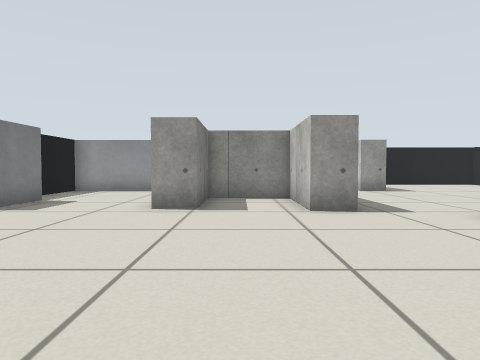
[1] (above)

17 first-person views from a walk through a Gazebo world. The camera is 0.45 m above the floor, tilts 2° down and sees 70° across. The floor is counted in squares, 0.5 m on a side. Each view is taken from the middle of a square. On the plan, view 1 faces up. The plan holds only what a view shows up to about 12 squares ahead; the rest is blank. Robots are left out. Gazebo's built-in surfaces are drawn with simple patterns. Surface patterns are stand-ins for the level's own textures.

[2]
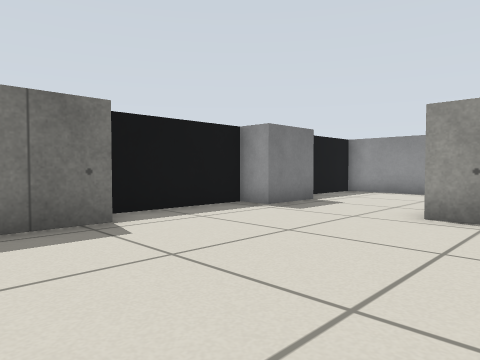

[3]
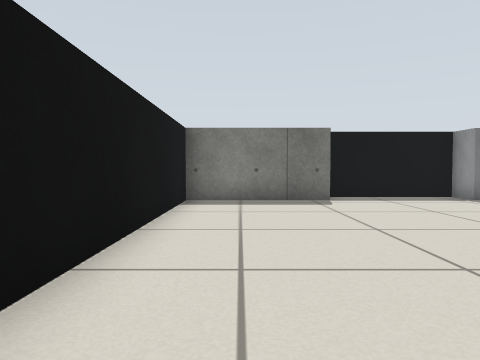

[4]
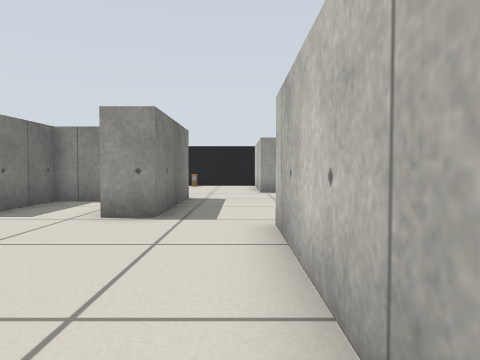

[5]
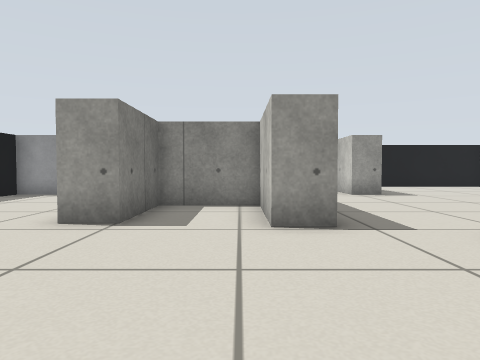

[6]
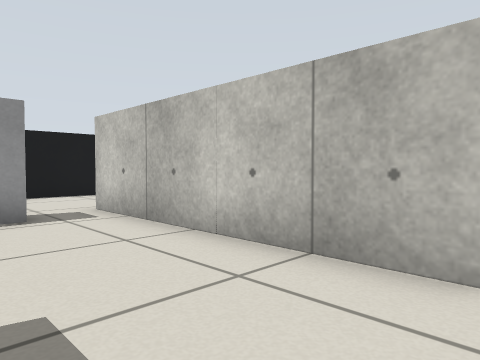

[7]
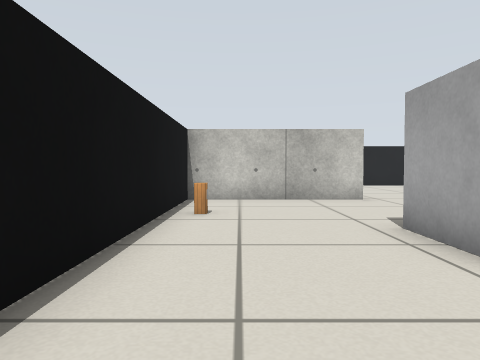

[8]
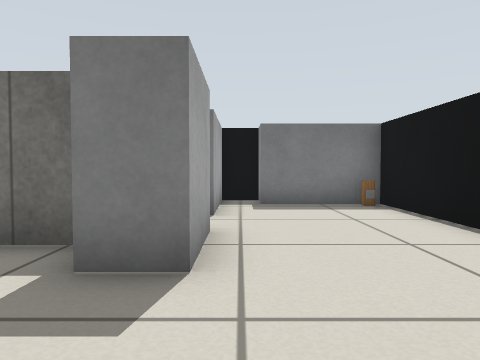

[9]
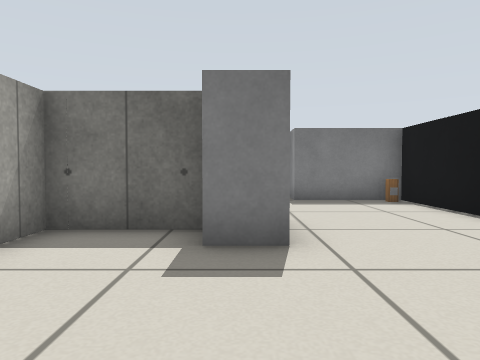

[10]
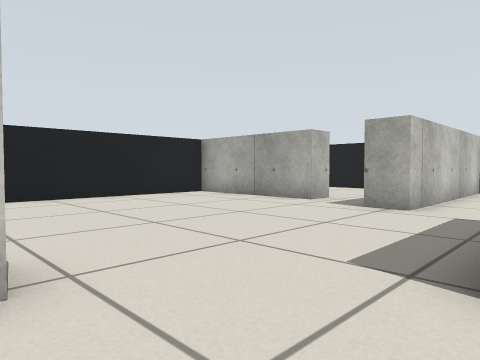

[11]
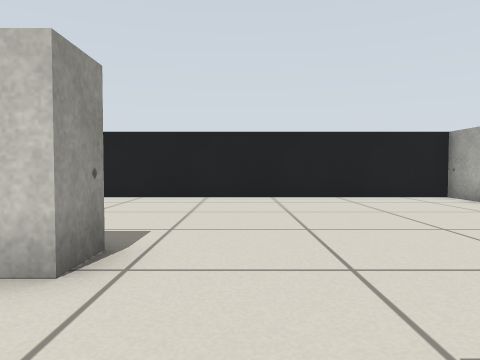

[12]
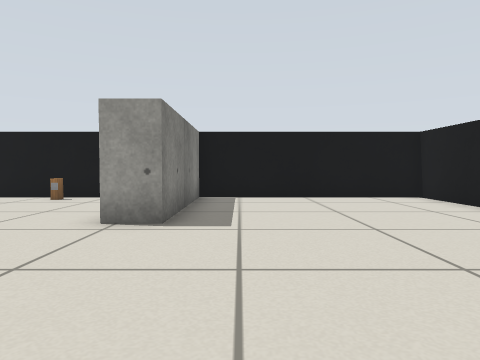

[13]
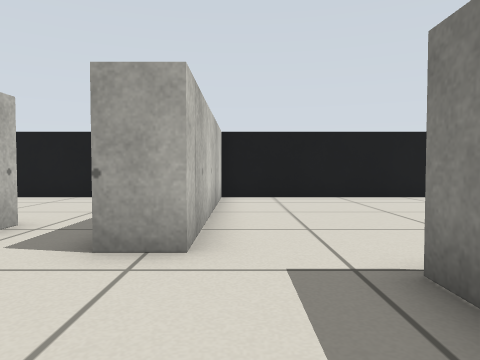

[14]
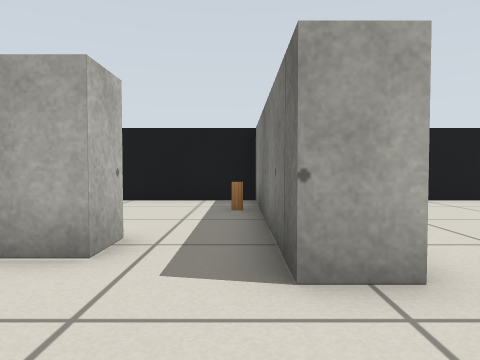

[15]
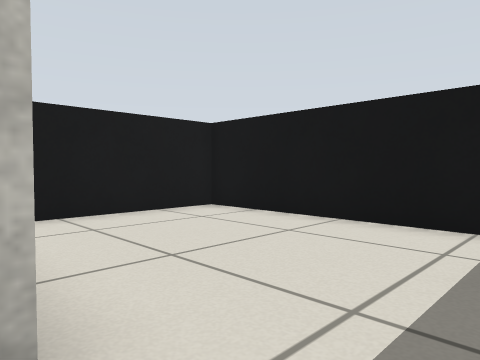

[16]
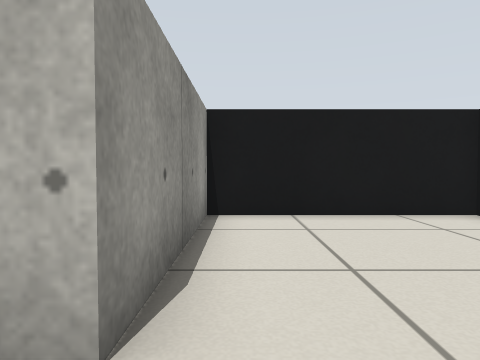

[17]
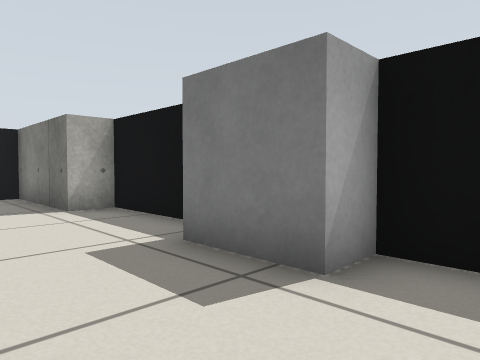

### Floor plan
Ten units are one square. View 1 is at (0, 0); x grows to the right and y downward. Boxes are objects, and circles mark ways between rooms. Rooms are numbered by the first view taken in them; rooms with no view inside come last. Other rooms are left out.
<svg viewBox="-70 -190 200 200">
<path fill="none" stroke="#000" d="M25 -72 15 -72 15 -102 -9 -102 -9 -75 -19 -75 -19 -145M-9 -135 -9 -112 0 -112M-65 -76 -65 -35 -55 -35 -55 5 46 5 46 -64M47 -145 47 -185 -56 -185M-65 -156 -65 -95M25 -111 25 -72M75 -56 125 -56 125 -185 58 -185 58 -135 47 -135 47 -145M46 -64 56 -64 56 -54M56 -54 56 5 125 5 125 -46 75 -46 75 -56"/>
<rect x="-65" y="-95" width="10" height="20" fill="#bbb"><title>grey box</title></rect>
<rect x="-65" y="-145" width="30" height="10" fill="#bbb"><title>grey box</title></rect>
<rect x="-65" y="-185" width="10" height="30" fill="#bbb"><title>grey box</title></rect>
<rect x="-55" y="-185" width="10" height="10" fill="#bbb"><title>pillar</title></rect>
<rect x="-5" y="-145" width="10" height="10" fill="#bbb"><title>grey box</title></rect>
<rect x="15" y="-185" width="10" height="10" fill="#bbb"><title>pillar</title></rect>
<rect x="55" y="-25" width="10" height="10" fill="#bbb"><title>pillar</title></rect>
<circle cx="28" cy="-135" r="3" fill="#2a7"/>
<circle cx="35" cy="-70" r="3" fill="#2a7"/>
<circle cx="65" cy="-50" r="3" fill="#2a7"/>
<text x="0" y="-90">1</text>
<text x="80" y="-120">2</text>
<text x="90" y="-20">3</text>
</svg>
Room 1 opens to room 2. Room 2 opens to room 3.

Where each view was taken, in squares from view 1:
view 1: 0 up, 0 right, facing up
view 2: 1 up, 0 right, facing up-left
view 3: 1 up, 4 right, facing left
view 4: 1 up, 4 right, facing up
view 5: 2 up, 1 right, facing up
view 6: 7 up, 5 left, facing up-right
view 7: 17 up, 5 left, facing right
view 8: 15 up, 3 right, facing left
view 9: 14 up, 4 right, facing left
view 10: 14 up, 2 right, facing down-right
view 11: 12 up, 2 right, facing right
view 12: 8 up, 7 right, facing up
view 13: 10 up, 4 right, facing down
view 14: 9 up, 6 right, facing down
view 15: 5 up, 6 right, facing down-right
view 16: 4 up, 6 right, facing right
view 17: 11 up, 3 left, facing down-left
